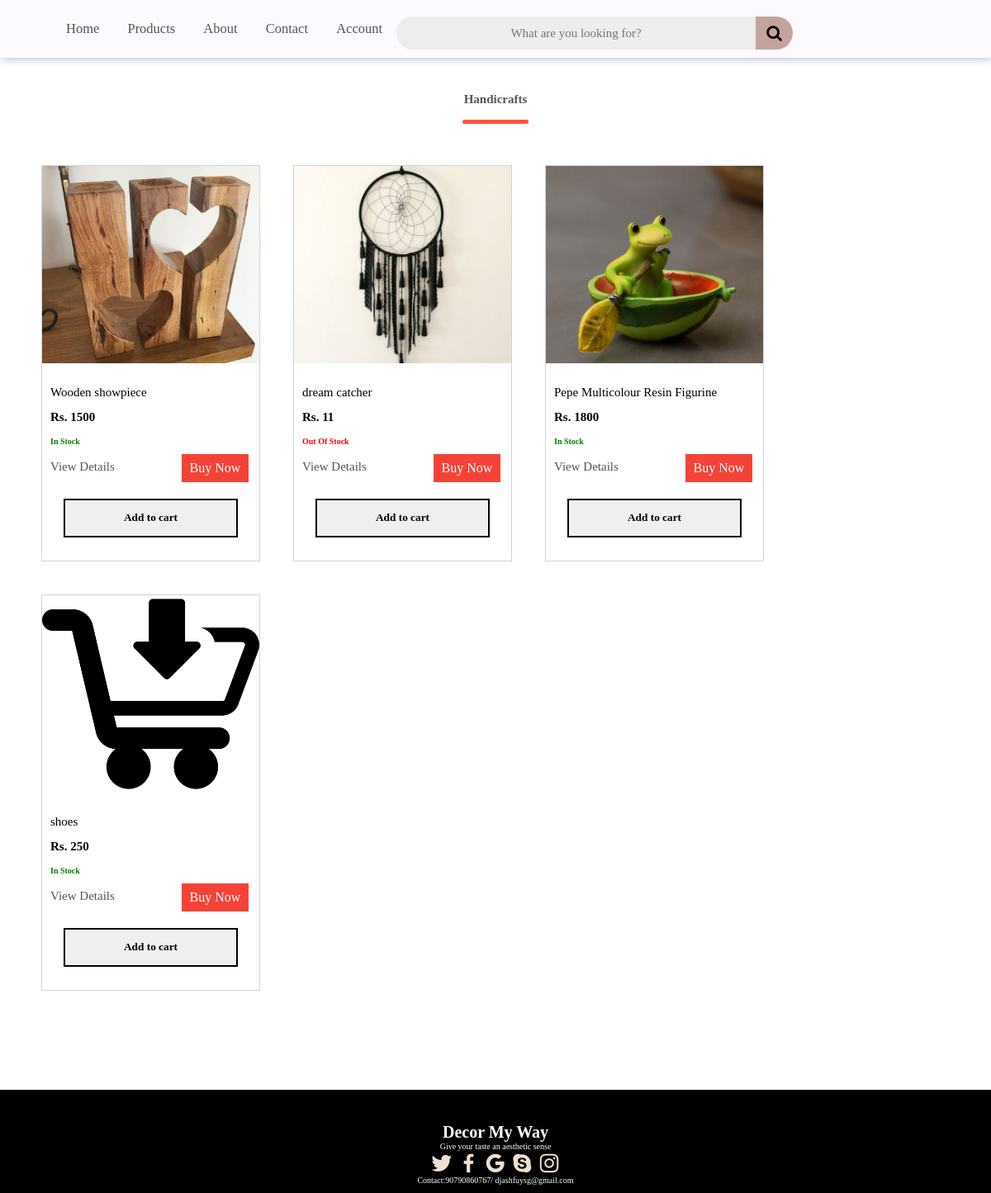
The page /user/productsbycategory.php?category=7 on the database its author committed.
### tables this page shows
CREATE TABLE `products` (
  `product_id` int(11) NOT NULL,
  `product_name` varchar(100) NOT NULL,
  `product_price` int(11) NOT NULL,
  `product_details` varchar(50000) NOT NULL,
  `product_image` varchar(100) NOT NULL,
  `category_id` int(11) NOT NULL,
  `product_qty` int(11) NOT NULL,
  `upload_type` int(11) NOT NULL,
  `sales` int(11) NOT NULL,
  `rating` varchar(20) NOT NULL
);

### user/productsbycategory.php (the view, shortened to what this page needs)
<?php
require_once 'connection.php';
if(isset($_GET['category'])){
    $category="Handicrafts";
    $category_id=$_GET['category'];
}
$sql = "SELECT * FROM products where category_id= '$category_id' ";
$all_product = $conn->query($sql);
?>
<!DOCTYPE html>
<html lang="en">
<head>
    <link rel="stylesheet" href="css/all.min.css" />
    <link rel="stylesheet" href="css/style4.css" />
</head>
<body>
    <h2 class="title">
        <?php echo "$category" ?>
    </h2>
    <div class="main">
        <?php
        while ($row = mysqli_fetch_assoc($all_product)) {
            ?>
            <div class="card">
                <div class="image">
                    <img src="<?php echo $row["product_image"]; ?>" alt="">
                </div>
                <div class="caption">
                    <p class="product_name">
                        <?php echo $row["product_name"]; ?>
                    </p>
                    <p class="price"><b>Rs.
                            <?php echo $row["product_price"]; ?>
                        </b></p>
                        <?php
                        if ($row["product_qty"] == 0) {
                            echo ' <h4 style="color:red"> Out Of Stock </h4>';
                        } else {
                            echo ' <h4 style="color:green;"> In Stock</h4>';
                        }
                        ?>
                    <form action="checking.php" method="POST">
                        <input value="Buy Now" name="buy_now" class="buy_now" type="submit">
                    </form>
                    <p class="view_details"><a href="products_dt.php?pid=<?php echo $row["product_id"]; ?>"> View
                            Details</a></p>
                </div>
                <button class="add" name="add" data-id="<?php echo $row["product_id"]; ?> ">Add to cart</button>
            </div>
            <?php
        }
        ?>
    </div>
    <?php include_once 'footer.php';
    ?>
</body>
</html>

### user/css/headerstyle.css (style rules this page uses)
* { margin: 0; padding: 0; box-sizing: border-box; scroll-behavior: smooth; font-family: Cambria, Cochin, Georgia, Times, 'Times New Roman', serif; text-decoration: none; color: black; }
body { font-family: "Poppins", sans-serif; justify-content: center; align-items: center; }
a { text-decoration: none; color: #555; }

### user/css/style4.css (style rules this page uses)
.main { max-width: 1500px; width: 95%; margin: 30px auto; display: flex; flex-wrap: wrap; margin: auto; }
.card { width: 265px; text-align: center; height: 480px; border: 1px solid lightgray; margin: 20px; }
.card .image { height: 50%; margin-bottom: 20px; }
.card .image img { width: 100%; height: 100%; object-fit: cover; }
.card .caption { padding-left: 1em; text-align: left; line-height: 3em; height: 25%; }
.card .caption p { font-size: 1.5rem; }
.card a { width: 50%; }
.add { border: 2px solid black; padding: 1em; width: 80%; cursor: pointer; margin-top: 1.5em; font-weight: bold; }
.card .add { border: 2px solid black; padding: 1em; width: 80%; cursor: pointer; margin-top: 1.5em; font-weight: bold; position: relative; }
.title { padding-top: 20px; text-align: center; margin: 0 auto 30px; position: relative; line-height: 60px; color: #555; }
.title::after { content: ""; background: #ff523b; width: 80px; height: 5px; border-radius: 5px; position: absolute; bottom: 0; left: 50%; transform: translateX(-50%); }
.buy_now { float: right; margin-right: 5%; padding: 6px 8px; text-align: center; text-decoration: none; font-size: 16px; transition-duration: 0.4s; cursor: pointer; background-color: #f44336; color: white; border: 2px solid #f44336; }

### user/productsbycategory.php (style rules this page uses)
html { font-size: 62.5%; }
.buy_now { float: right; margin-right: 5%; padding: 6px 8px; text-align: center; text-decoration: none; font-size: 16px; transition-duration: 0.4s; cursor: pointer; background-color: #f44336; color: white; border: 2px solid #f44336; }

### rows shown on the page
products: product_image (picture), product_name "Wooden showpiece", product_price "1500", product_qty "In Stock"
products: product_image (picture), product_name "dream catcher", product_price "11", product_qty "Out Of Stock"
products: product_image (picture), product_name "Pepe Multicolour Resin Figurine", product_price "1800", product_qty "In Stock"
products: product_image (picture), product_name "shoes", product_price "250", product_qty "In Stock"

### other values the page prints
$category "Handicrafts"
